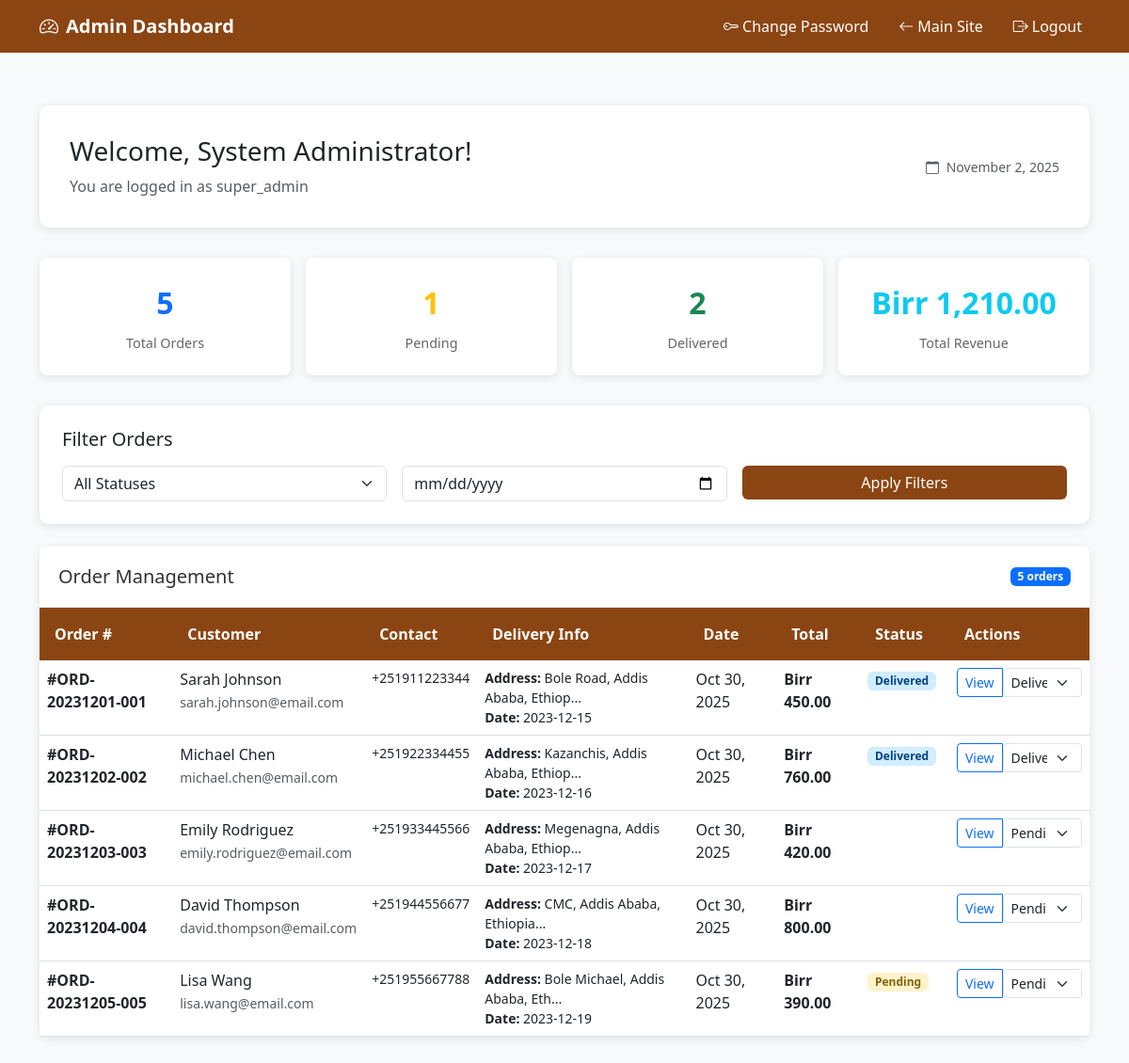
/admin/index.php (signed in), run on an earlier commit of the app's database.
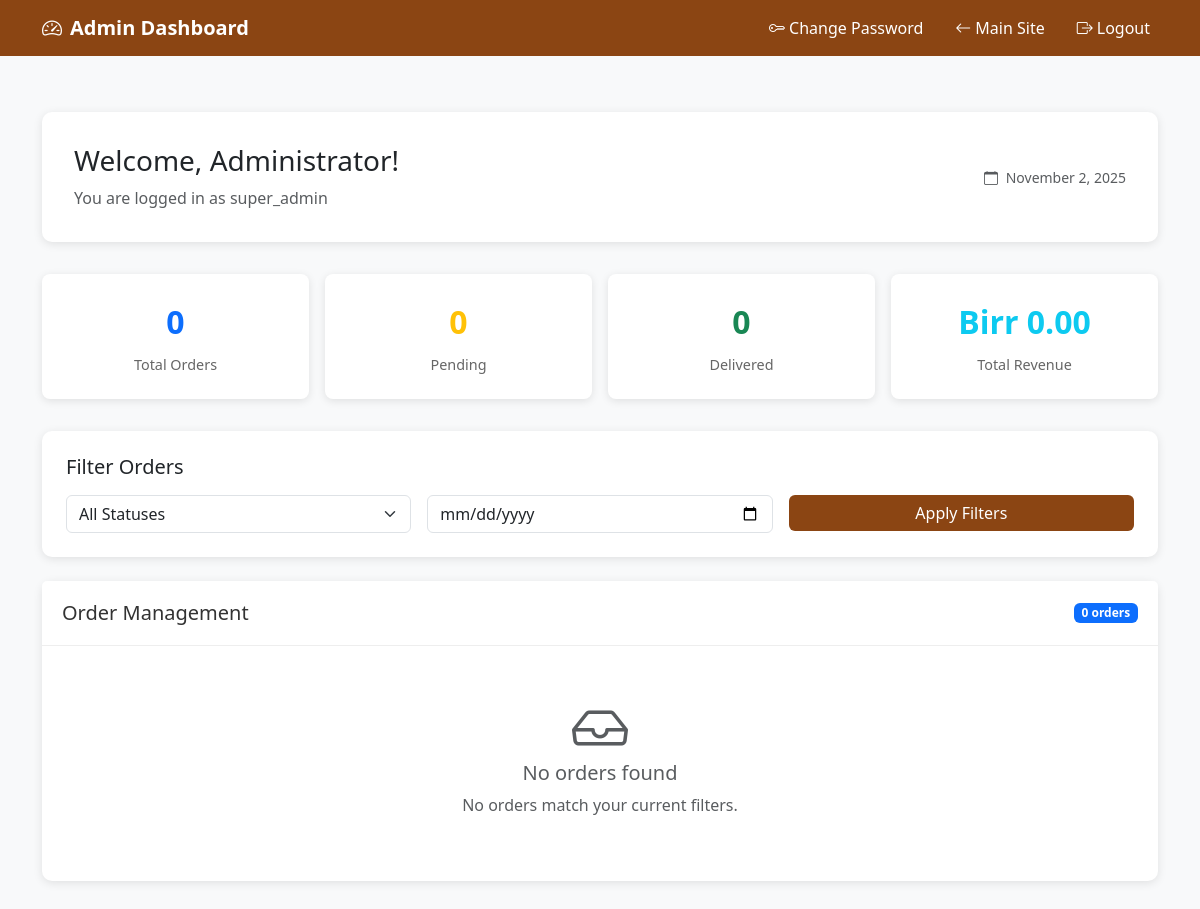
And on a later commit of the database.
### tables this page shows
CREATE TABLE orders (
    id INT PRIMARY KEY AUTO_INCREMENT,
    order_number VARCHAR(255) UNIQUE NOT NULL,
    customer_name VARCHAR(255) NOT NULL,
    customer_phone VARCHAR(255) NOT NULL,
    customer_email VARCHAR(255) NOT NULL,
    delivery_address TEXT NOT NULL,
    customer_address TEXT,
    delivery_date DATE NOT NULL,
    special_instructions TEXT,
    total_amount DECIMAL(10,2) NOT NULL,
    status ENUM('pending', 'processing', 'delivered', 'cancelled') DEFAULT 'pending',
    created_at TIMESTAMP DEFAULT CURRENT_TIMESTAMP,
    updated_at TIMESTAMP DEFAULT CURRENT_TIMESTAMP ON UPDATE CURRENT_TIMESTAMP
);

### admin/index.php (the view, shortened to what this page needs)
<?php
include '../config.php';
$date_filter = $_GET['date'] ?? '';
$query = "SELECT o.*, COUNT(oi.id) as item_count
          FROM orders o
          LEFT JOIN order_items oi ON o.id = oi.order_id
          WHERE 1=1";
$query .= " GROUP BY o.id ORDER BY o.created_at DESC";
$stmt = $conn->prepare($query);
$stmt->execute();
$result = $stmt->get_result();
$orders = $result->fetch_all(MYSQLI_ASSOC);
$status_counts = [];
$result = $conn->query("SELECT status, COUNT(*) as count FROM orders GROUP BY status");
while ($row = $result->fetch_assoc()) {
    $status_counts[$row['status']] = $row['count'];
}
$total_revenue = $conn->query("SELECT SUM(total_amount) as revenue FROM orders WHERE status = 'delivered'")->fetch_assoc()['revenue'] ?? 0;
?>
<!DOCTYPE html>
<html lang="en">
<head>
    <link href="https://cdn.jsdelivr.net/npm/bootstrap@5.3.0/dist/css/bootstrap.min.css" rel="stylesheet">
    <link href="https://cdn.jsdelivr.net/npm/bootstrap-icons@1.10.0/font/bootstrap-icons.css" rel="stylesheet">
</head>
<body>
    <nav class="navbar navbar-expand-lg">
        <div class="container">
            <span class="navbar-brand">
                <i class="bi bi-speedometer2 me-2"></i>Admin Dashboard
            </span>
            <div class="navbar-nav ms-auto">
                <a href="change_password.php" class="nav-link me-3">
                    <i class="bi bi-key me-1"></i>Change Password
                </a>
                <a href="../index.php" class="nav-link me-3">
                    <i class="bi bi-arrow-left me-1"></i>Main Site
                </a>
                <a href="logout.php" class="nav-link">
                    <i class="bi bi-box-arrow-right me-1"></i>Logout
                </a>
            </div>
        </div>
    </nav>
    <div class="container py-4">
        <div class="welcome-section">
            <div class="row align-items-center">
                <div class="col-md-8">
                    <h3 class="mb-2">Welcome, <?= $_SESSION['admin_full_name'] ?>!</h3>
                    <p class="text-muted mb-0">You are logged in as <?= $_SESSION['admin_role'] ?></p>
                </div>
                <div class="col-md-4 text-md-end">
                    <small class="text-muted">
                        <i class="bi bi-calendar me-1"></i>
                        <?= date('F j, Y') ?>
                    </small>
                </div>
            </div>
        </div>
        <div class="stats-grid">
            <div class="stat-card">
                <div class="stat-number text-primary"><?= array_sum($status_counts) ?></div>
                <div class="stat-label">Total Orders</div>
            </div>
            <div class="stat-card">
                <div class="stat-number text-warning"><?= $status_counts['pending'] ?? 0 ?></div>
                <div class="stat-label">Pending</div>
            </div>
            <div class="stat-card">
                <div class="stat-number text-success"><?= $status_counts['delivered'] ?? 0 ?></div>
                <div class="stat-label">Delivered</div>
            </div>
            <div class="stat-card">
                <div class="stat-number text-info">Birr <?= number_format($total_revenue, 2) ?></div>
                <div class="stat-label">Total Revenue</div>
            </div>
        </div>
        <div class="filters-card">
            <h5 class="mb-3">Filter Orders</h5>
            <form method="GET" class="row g-3">
                <div class="col-md-4">
                    <select name="status" class="form-select">
                        <option value="all">All Statuses</option>
                    </select>
                </div>
                <div class="col-md-4">
                    <input type="date" name="date" value="<?= $date_filter ?>" class="form-control">
                </div>
                <div class="col-md-4">
                    <button type="submit" class="btn btn-primary w-100">Apply Filters</button>
                </div>
            </form>
        </div>
        <div class="card">
            <div class="card-header d-flex justify-content-between align-items-center">
                <h5 class="mb-0">Order Management</h5>
                <span class="badge bg-primary"><?= count($orders) ?> orders</span>
            </div>
            <div class="card-body p-0">
                <?php if (empty($orders)): ?>
                    <div class="empty-state">
                        <i class="bi bi-inbox display-4 text-muted mb-3"></i>
                        <h5 class="text-muted">No orders found</h5>
                        <p class="text-muted">No orders match your current filters.</p>
                    </div>
                <?php else: ?>
                <div class="table-responsive">
                    <table class="table table-hover mb-0">
                        <thead>
                            <tr>
                                <th>Order #</th>
                                <th>Customer</th>
                                <th>Contact</th>
                                <th>Delivery Info</th>
                                <th>Date</th>
                                <th>Total</th>
                                <th>Status</th>
                                <th>Actions</th>
                            </tr>
                        </thead>
                        <tbody>
                            <?php foreach ($orders as $order): ?>
                            <tr>
                                <td class="fw-semibold">#<?= $order['order_number'] ?></td>
                                <td>
                                    <div class="fw-medium"><?= htmlspecialchars($order['customer_name']) ?></div>
                                    <small class="text-muted"><?= $order['customer_email'] ?></small>
                                </td>
                                <td>
                                    <div class="small"><?= $order['customer_phone'] ?></div>
                                </td>
                                <td>
                                    <div class="small">
                                        <strong>Address:</strong> <?= substr($order['delivery_address'], 0, 30) ?>...
                                    </div>
                                    <div class="small">
                                        <strong>Date:</strong> <?= $order['delivery_date'] ?>
                                    </div>
                                </td>
                                <td><?= date('M j, Y', strtotime($order['created_at'])) ?></td>
                                <td class="fw-bold">Birr <?= number_format($order['total_amount'], 2) ?></td>
                                <td>
                                    <span class="badge badge-<?= $order['status'] ?>">
                                        <?= ucfirst($order['status']) ?>
                                    </span>
                                </td>
                                <td>
                                    <div class="btn-group btn-group-sm">
                                        <button class="btn btn-outline-primary"
                                                onclick="viewOrder(<?= $order['id'] ?>)">
                                            View
                                        </button>
                                        <select class="form-select form-select-sm" onchange="updateStatus(<?= $order['id'] ?>, this.value)">
                                            <option value="pending" <?= $order['status'] === 'pending' ? 'selected' : '' ?>>Pending</option>
                                            <option value="delivered" <?= $order['status'] === 'delivered' ? 'selected' : '' ?>>Delivered</option>
                                        </select>
                                    </div>
                                </td>
                            </tr>
                            <?php endforeach; ?>
                        </tbody>
                    </table>
                </div>
                <?php endif; ?>
            </div>
        </div>
    </div>
</body>
</html>

### admin/index.php (style rules this page uses)
body { background: #f8f9fa; font-family: 'Segoe UI', Tahoma, Geneva, Verdana, sans-serif; }
.navbar { background: #8B4513; }
.navbar-brand { color: white; font-weight: 600; }
.welcome-section { background: white; border-radius: 10px; padding: 2rem; margin: 2rem 0; box-shadow: 0 2px 10px rgba(0,0,0,0.1); }
.stats-grid { display: grid; grid-template-columns: repeat(auto-fit, minmax(200px, 1fr)); gap: 1rem; margin: 2rem 0; }
.stat-card { background: white; border-radius: 8px; padding: 1.5rem; box-shadow: 0 2px 8px rgba(0,0,0,0.1); text-align: center; }
.stat-number { font-size: 2rem; font-weight: 700; margin-bottom: 0.5rem; }
.stat-label { color: #666; font-size: 0.9rem; }
.card { border: none; border-radius: 10px; box-shadow: 0 2px 10px rgba(0,0,0,0.1); margin-bottom: 1.5rem; }
.card-header { background: white; border-bottom: 1px solid #eee; padding: 1.25rem; font-weight: 600; color: #333; }
.btn-primary { background: #8B4513; border: none; }
.filters-card { background: white; border-radius: 10px; padding: 1.5rem; margin-bottom: 1.5rem; box-shadow: 0 2px 10px rgba(0,0,0,0.1); }
.empty-state { text-align: center; padding: 3rem 2rem; color: #666; }
.nav-link { color: white !important; }
.table th { background: #8B4513; color: white; border: none; padding: 1rem; }
.badge-pending { background: #fff3cd; color: #856404; }
.badge-delivered { background: #d1edff; color: #004085; }

What changed in the data, as far as the page shows it:
removed orders: order_number "ORD-20231201-001", customer_name "Sarah Johnson", customer_email "sarah.johnson@email.com", customer_phone "+251911223344", delivery_address "Bole Road, Addis Ababa, Ethiop", delivery_date "2023-12-15", created_at "Oct 30, 2025", total_amount "450.00", status "Delivered", status+id "Delivered"
removed orders: order_number "ORD-20231202-002", customer_name "Michael Chen", customer_email "michael.chen@email.com", customer_phone "+251922334455", delivery_address "Kazanchis, Addis Ababa, Ethiop", delivery_date "2023-12-16", created_at "Oct 30, 2025", total_amount "760.00", status "Delivered", status+id "Delivered"
removed orders: order_number "ORD-20231203-003", customer_name "Emily Rodriguez", customer_email "emily.rodriguez@email.com", customer_phone "+251933445566", delivery_address "Megenagna, Addis Ababa, Ethiop", delivery_date "2023-12-17", created_at "Oct 30, 2025", total_amount "420.00", id "Pending", status "preparing" (drawn)
removed orders: order_number "ORD-20231204-004", customer_name "David Thompson", customer_email "david.thompson@email.com", customer_phone "+251944556677", delivery_address "CMC, Addis Ababa, Ethiopia", delivery_date "2023-12-18", created_at "Oct 30, 2025", total_amount "800.00", id "Pending", status "confirmed" (drawn)
removed orders: order_number "ORD-20231205-005", customer_name "Lisa Wang", customer_email "lisa.wang@email.com", customer_phone "+251955667788", delivery_address "Bole Michael, Addis Ababa, Eth", delivery_date "2023-12-19", created_at "Oct 30, 2025", total_amount "390.00", status "Pending", status+id "Pending"
Also different on the page:
$_SESSION['admin_full_name']: "System Administrator" → "Administrator"
array_sum($status_counts): "5" → "0"
$status_counts['pending']: "1" → "0"
$status_counts['delivered']: "2" → "0"
$total_revenue: "1,210.00" → "0.00"
count($orders): "5" → "0"
text no longer shown: "Order # Customer Contact Delivery Info Date Total Status Actions"
text now shown: "No orders found No orders match your current filters."
